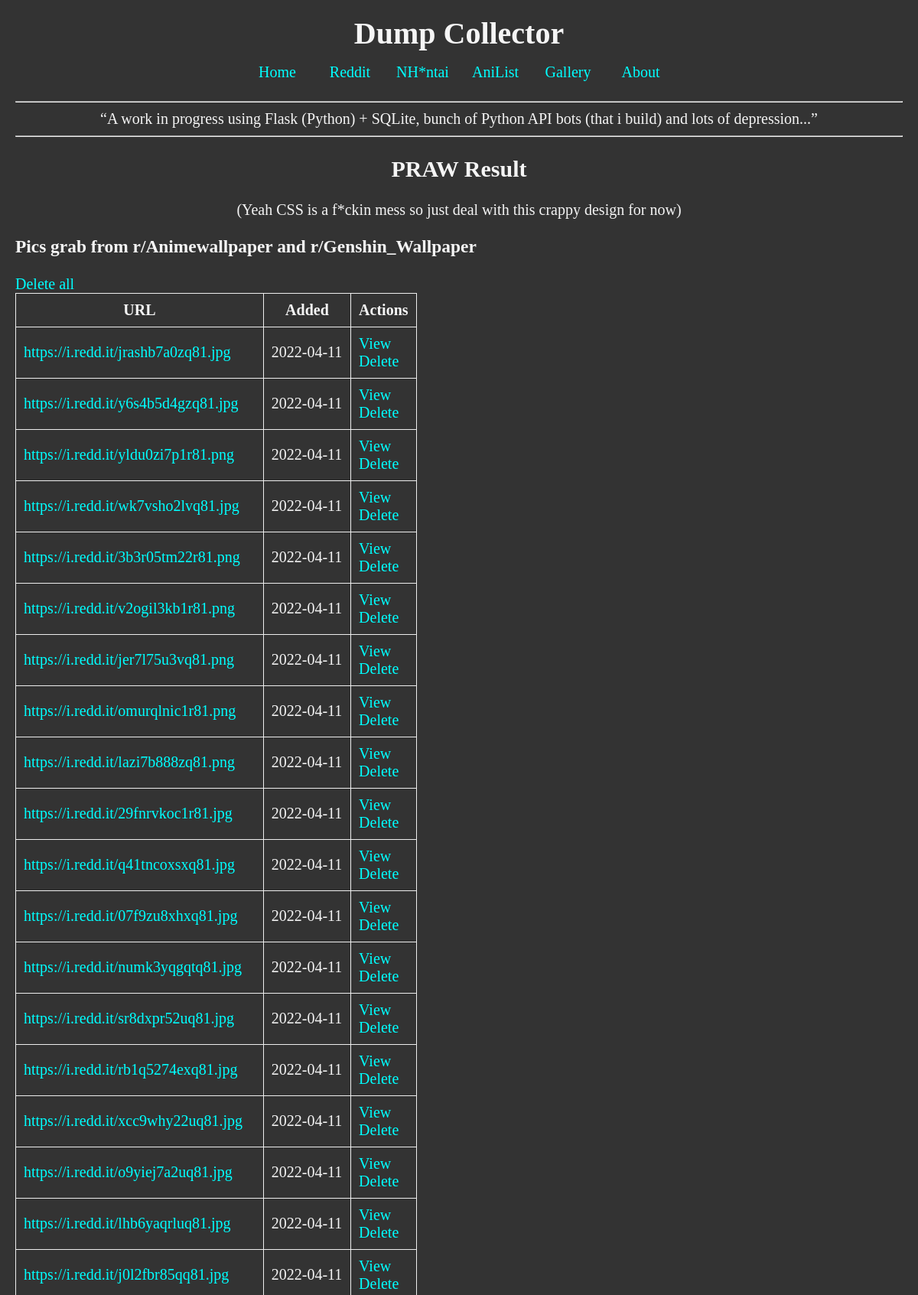
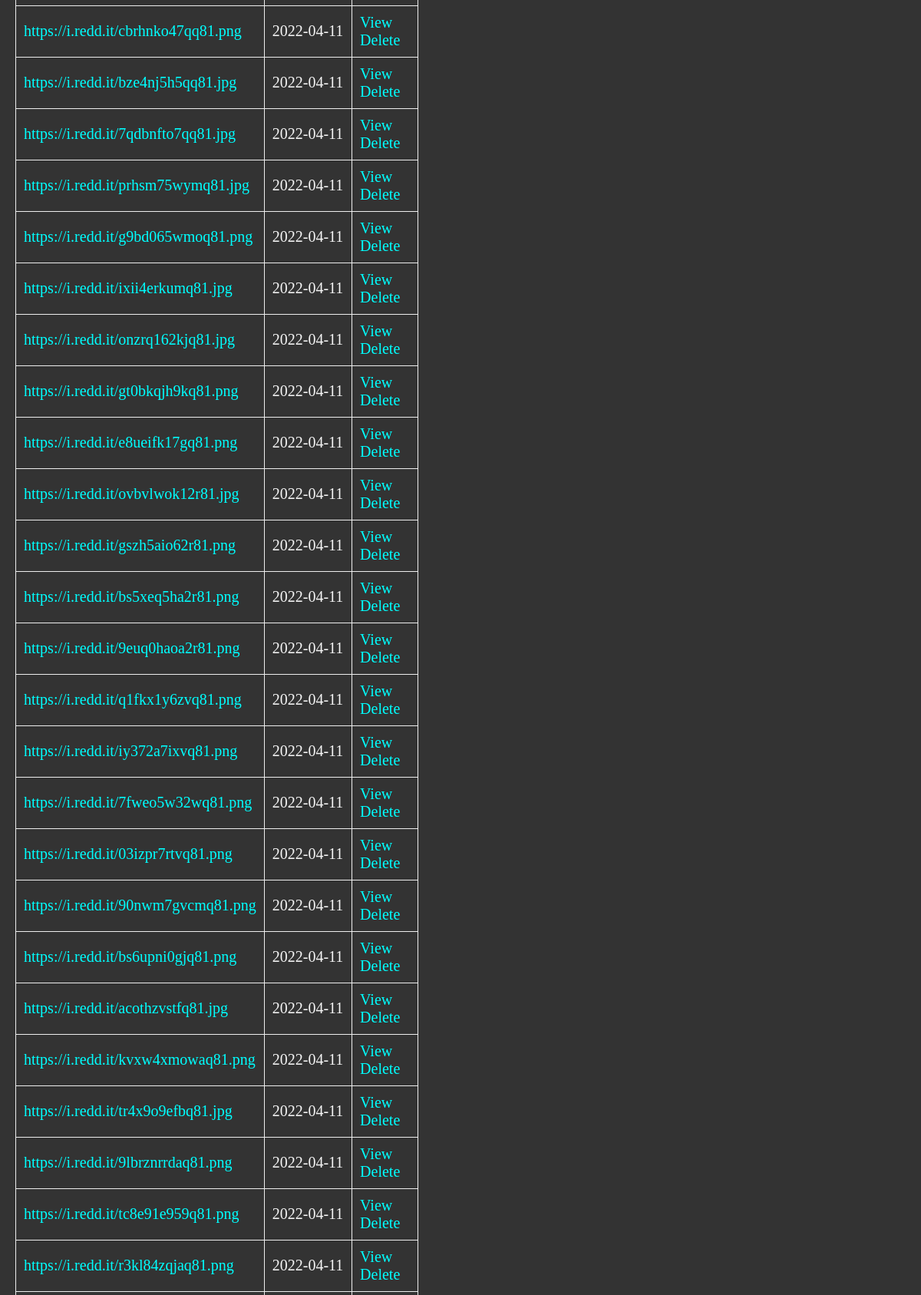
Screenshot of /reddit (upper part) with the database file from the repository (2 pictures, top to bottom).
### app.py (models this page shows, shortened)
class img(db.Model):
    id = db.Column(db.Integer, primary_key=True)
    content = db.Column(db.String(200), nullable=False)
    date_created = db.Column(db.DateTime, default=datetime.today)

### app.py (the view)
@app.route('/reddit', methods=['POST', 'GET'])
def reddit():
    if request.method == 'POST':
        pic_content = request.form['content']
        new_pic = img(content=pic_content)
        try:
            db.session.add(new_pic)
            db.session.commit()
            return redirect('/reddit')
        except:
            return "There was an issue adding your pic"
    else:
        pics = img.query.order_by(img.date_created).all()
        return render_template('reddit.html', pics=pics)

### templates/reddit.html (shortened to what this page needs)
{% extends 'base.html' %}
{% block main %}
<article class="content">
    <h2><abbr title="Python Reddit API Wrapper">PRAW</abbr> Result</h2>
    <p>(Yeah CSS is a f*ckin mess so just deal with this crappy design for now)</p>
    <h3>Pics grab from r/Animewallpaper and r/Genshin_Wallpaper</h3>
    {% if pics|length < 1 %} <p>There are no pics. Add new one below</p>
        {% else %}
        <a href="/reddit/delete_all">Delete all</a>
        <table>
            <tr>
                <th>URL</th>
                <th>Added</th>
                <th>Actions</th>
            </tr>
            {% for pic in pics %}
            <tr>
                <td>
                    <a href={{ pic.content }} target="_blank">{{ pic.content }}</a>
                </td>
                <td>{{ pic.date_created.date() }}</td>
                <td>
                    <a href="/view/{{pic.id}}">View</a>
                    <br />
                    <a href="/delete/{{pic.id}}">Delete</a>
                </td>
            </tr>
            {% endfor %}
        </table>
        {% endif %}
</article>
{% endblock %}

### templates/base.html (shortened to what this page needs)
<!DOCTYPE html>
<html lang="en">
<head>
    <link rel="stylesheet" href="{{ url_for('static', filename='css/style.css') }}">
</head>
<body>
    <header>
        <h1>Dump Collector</h1>
        <nav class="primary-navigation" id="topnav">
            <li>
                <a class="nav-link" href="/#">
                    Home
                </a>
                <a class="nav-link" href="/reddit">
                    Reddit
                </a>
                <a class="nav-link" href="/nhentai">
                    NH*ntai
                </a>
                <a class="nav-link" href="/anilist">
                    AniList
                </a>
                <a class="nav-link" href="/gallery">
                    Gallery
                </a>
                <a id="about" class="nav-link" href="/about">
                    About
                </a>
            </li>
        </nav>
    </header>
    <hr />
    <main>
        <article class="description">
            <q>A work in progress using Flask (Python) + SQLite, bunch of Python API bots (that i build) and lots of
                depression...</q>
        </article>
        <hr />
        {% block main %}{% endblock %}
    </main>
</body>
</html>

### static/css/style.css (style rules this page uses)
* { padding: 0%; box-sizing: border-box; }
html { font-size: 20px; }
header { align-items: center; justify-content: space-between; }
h1 { margin: 0; }
.primary-navigation { list-style: none; }
.nav-link { display: inline-block; width: 90px; height: 55px; text-align: center; line-height: 55px; }
q { display: block; align-self: center; }
body { background-color: #333; color: whitesmoke; margin: 0 auto; min-height: 100vh; max-width: 100%; padding: 1rem; }
header, footer { text-align: center; }
h2, q, p { text-align: center; }
abbr { text-decoration: none; }
a { color: aqua; text-decoration: none; }
table, tr, th, td, caption { border: 1px solid #eee; border-collapse: collapse; padding: 0.5rem; }

### rows the page displays
img: content "https://i.redd.it/jrashb7a0zq81.jpg", date_created "2022-04-11"
img: content "https://i.redd.it/y6s4b5d4gzq81.jpg", date_created "2022-04-11"
img: content "https://i.redd.it/yldu0zi7p1r81.png", date_created "2022-04-11"
img: content "https://i.redd.it/wk7vsho2lvq81.jpg", date_created "2022-04-11"
img: content "https://i.redd.it/3b3r05tm22r81.png", date_created "2022-04-11"
img: content "https://i.redd.it/v2ogil3kb1r81.png", date_created "2022-04-11"
img: content "https://i.redd.it/jer7l75u3vq81.png", date_created "2022-04-11"
img: content "https://i.redd.it/omurqlnic1r81.png", date_created "2022-04-11"
img: content "https://i.redd.it/lazi7b888zq81.png", date_created "2022-04-11"
img: content "https://i.redd.it/29fnrvkoc1r81.jpg", date_created "2022-04-11"
img: content "https://i.redd.it/q41tncoxsxq81.jpg", date_created "2022-04-11"
img: content "https://i.redd.it/07f9zu8xhxq81.jpg", date_created "2022-04-11"
img: content "https://i.redd.it/numk3yqgqtq81.jpg", date_created "2022-04-11"
img: content "https://i.redd.it/sr8dxpr52uq81.jpg", date_created "2022-04-11"
img: content "https://i.redd.it/rb1q5274exq81.jpg", date_created "2022-04-11"
img: content "https://i.redd.it/xcc9why22uq81.jpg", date_created "2022-04-11"
img: content "https://i.redd.it/o9yiej7a2uq81.jpg", date_created "2022-04-11"
img: content "https://i.redd.it/lhb6yaqrluq81.jpg", date_created "2022-04-11"
img: content "https://i.redd.it/j0l2fbr85qq81.jpg", date_created "2022-04-11"
img: content "https://i.redd.it/cbrhnko47qq81.png", date_created "2022-04-11"
img: content "https://i.redd.it/bze4nj5h5qq81.jpg", date_created "2022-04-11"
img: content "https://i.redd.it/7qdbnfto7qq81.jpg", date_created "2022-04-11"
img: content "https://i.redd.it/prhsm75wymq81.jpg", date_created "2022-04-11"
img: content "https://i.redd.it/g9bd065wmoq81.png", date_created "2022-04-11"
img: content "https://i.redd.it/ixii4erkumq81.jpg", date_created "2022-04-11"
img: content "https://i.redd.it/onzrq162kjq81.jpg", date_created "2022-04-11"
img: content "https://i.redd.it/gt0bkqjh9kq81.png", date_created "2022-04-11"
img: content "https://i.redd.it/e8ueifk17gq81.png", date_created "2022-04-11"
img: content "https://i.redd.it/ovbvlwok12r81.jpg", date_created "2022-04-11"
img: content "https://i.redd.it/gszh5aio62r81.png", date_created "2022-04-11"
img: content "https://i.redd.it/bs5xeq5ha2r81.png", date_created "2022-04-11"
img: content "https://i.redd.it/9euq0haoa2r81.png", date_created "2022-04-11"
img: content "https://i.redd.it/q1fkx1y6zvq81.png", date_created "2022-04-11"
img: content "https://i.redd.it/iy372a7ixvq81.png", date_created "2022-04-11"
img: content "https://i.redd.it/7fweo5w32wq81.png", date_created "2022-04-11"
img: content "https://i.redd.it/03izpr7rtvq81.png", date_created "2022-04-11"
img: content "https://i.redd.it/90nwm7gvcmq81.png", date_created "2022-04-11"
img: content "https://i.redd.it/bs6upni0gjq81.png", date_created "2022-04-11"
img: content "https://i.redd.it/acothzvstfq81.jpg", date_created "2022-04-11"
img: content "https://i.redd.it/kvxw4xmowaq81.png", date_created "2022-04-11"
img: content "https://i.redd.it/tr4x9o9efbq81.jpg", date_created "2022-04-11"
img: content "https://i.redd.it/9lbrznrrdaq81.png", date_created "2022-04-11"
img: content "https://i.redd.it/tc8e91e959q81.png", date_created "2022-04-11"
img: content "https://i.redd.it/r3kl84zqjaq81.png", date_created "2022-04-11"
